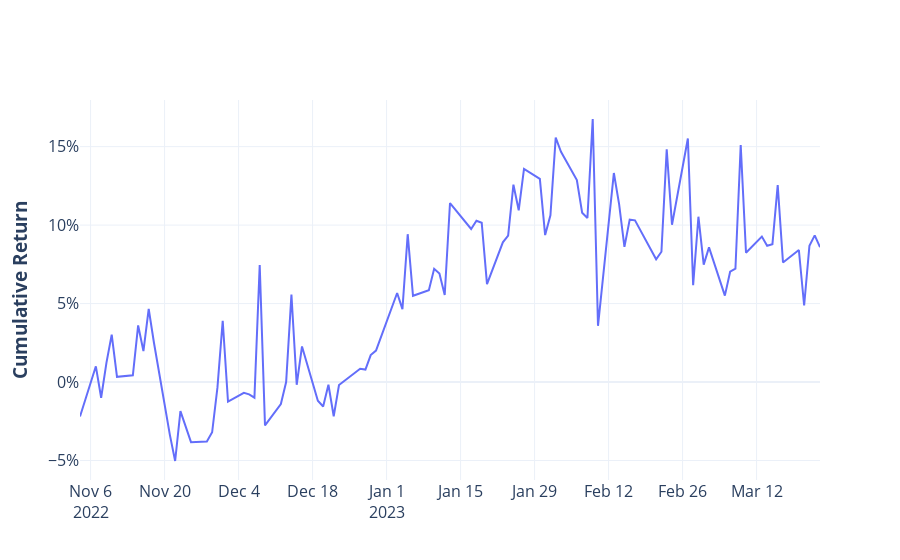

Notebook code cell kept with this figure:
### Markdown cell above
### Plot cumulative return

### Code cell
cum_ret = equity/1000000
trace1 = go.Scatter(
    x = cum_ret.index.to_list(),
    y = cum_ret-1,
    mode="lines",
    hovertemplate="%{x}<br>cumulative ret = %{y:.2%}<extra></extra>"
)

fig = go.Figure(trace1)

fig.update_yaxes(
    title_text="<b>Cumulative Return</b>", 
    tickformat=".0%", 
)

fig.update_layout(
    template="plotly_white",
    font_size=16,
    showlegend=False,
)

fig.write_image("cqa_figures/cumret.jpeg")
fig.show()
